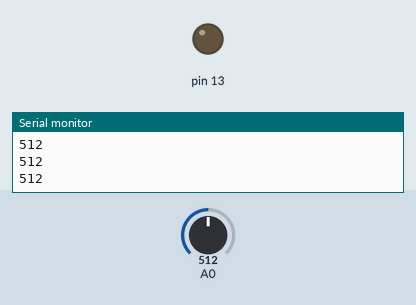
Recording of a sketch running on a simulated Arduino Uno, built with avr-gcc and run on an emulated ATmega328P. Shown: output pins drawn as LEDs (lit = HIGH), the last lines printed to the serial monitor. The test bench sets the inputs (shaded band); at power-on: A0 = 512.

Above: at 1.2 s.
1.3 s: A0 set to 535
2.8 s: A0 set to 559
At 3.7 s:
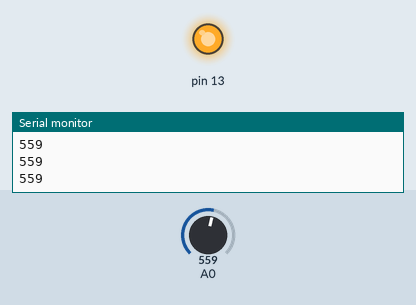
4.3 s: A0 set to 540
At 5.5 s:
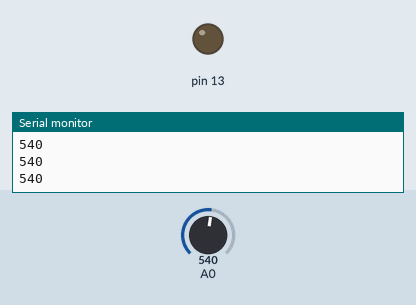
5.8 s: A0 set to 560
At 6.9 s:
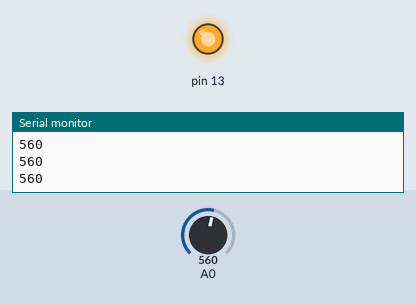
Timing chart, 0 to 8.3 s (numbered marks = the images above; inputs shaded):
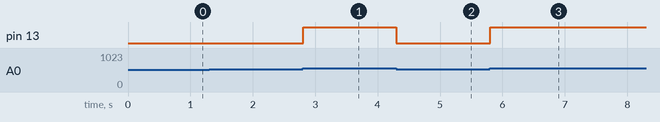

Measured:
- the behaviour switches between 550 and 551 on A0 (found by bisection; images 0 and 1)
- after the input at 2.8 s, pin 13: LOW → HIGH at once
- after the input at 4.3 s, pin 13: HIGH → LOW at once
- after the input at 5.8 s, pin 13: LOW → HIGH at once

The sketch:

sketch_jun14a.ino
```cpp
int bpm,bps=0;
int counter=0;
void setup() {
  // put your setup code here, to run once:
pinMode(13,OUTPUT);
Serial.begin(9600);
}

void loop() {
  // put your main code here, to run repeatedly:
int pulse=analogRead(A0);
Serial.println(pulse);
if(pulse>550){
  digitalWrite(13,1);
  bps++;
}
else {
  digitalWrite(13,0);
}
delay(10);


}
```
